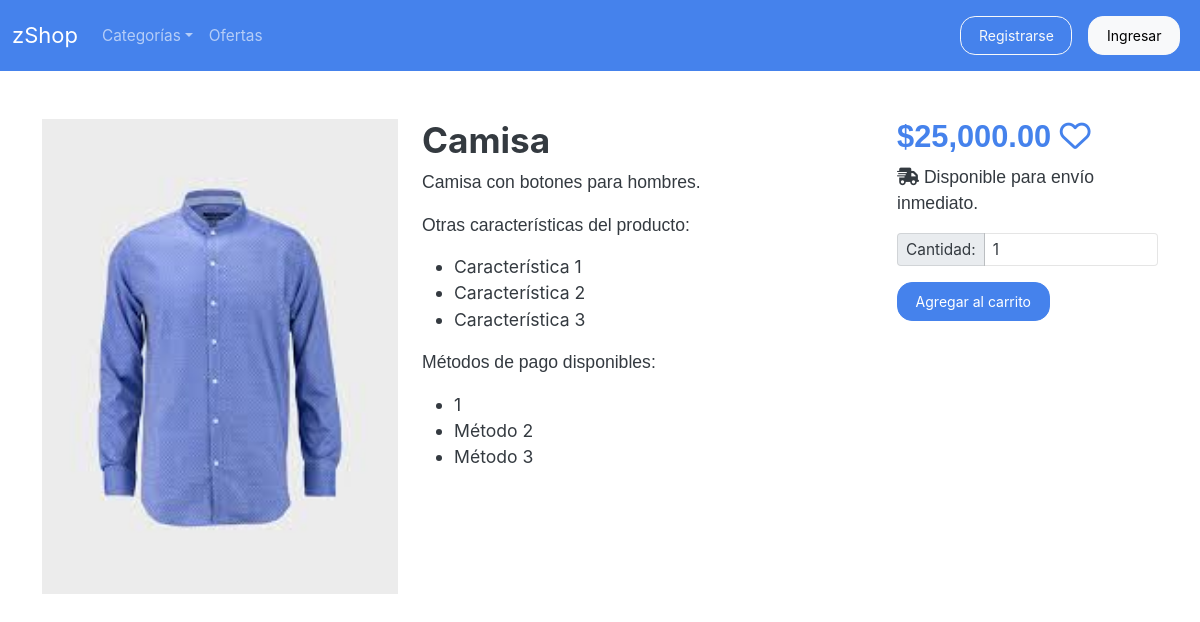
Page /product/1 on the committed database.
### shop/models.py (models this page shows, shortened)
class Product(models.Model):
    STATUS = (
        ('Disponible', 'Disponible'),
        ('Agotado', 'Agotado')
    )
    id = models.AutoField(primary_key=True)
    name = models.CharField(max_length=100)
    description = models.TextField(blank=True)
    price = models.DecimalField(max_digits=15, decimal_places=2, null=True)
    image = models.ImageField(upload_to='items/', null=True)
    category = models.ForeignKey(CategoryShop, null=True, on_delete=models.SET_NULL)
    status = models.CharField(max_length=100, null=True, choices=STATUS)
    created_at = models.DateTimeField(auto_now_add=True)

### shop/views.py (the view, shortened to what this page needs)
# urls.py: path('product/<id>', ProductView.as_view(), name='product'),
class ProductView(TemplateView):
    template_name = 'shop/product.html'
    def get(self, request, *args, **kwargs):
        context = super().get_context_data(**kwargs)
        context['product'] = Product.objects.get(id=kwargs['id'])
        return self.render_to_response(context)

### template/shop/product.html (shortened to what this page needs)
{% extends 'shop/base.html' %}
{% load static %}
{% load humanize %}
{% block content %}
<link rel="stylesheet" href="{% static 'css/shop/product.css' %}">
<div class="container my-5">
    <div class="row">
        <div class="col-md-4">
            <img src="{{ product.image.url }}" class="img-fluid w-100 h-100" alt="{{ product.title }} style=" width:
                500px; height: 500px; object-fit: cover;">
        </div>
        <div class="col-md-5">
            <h2>{{ product.name }}</h2>
            <p>{{ product.description }}</p>
            <p>Otras características del producto:</p>
            <ul>
                <li>Característica 1</li>
                <li>Característica 2</li>
                <li>Característica 3</li>
            </ul>
            <p>Métodos de pago disponibles:</p>
            <ul>
                <li>{{product.id}}</li>
                <li>Método 2</li>
                <li>Método 3</li>
            </ul>
        </div>
        <div class="col-md-3">
            <p class="h3 text-primary">${{ product.price|floatformat:2|intcomma }} <a href="{% url 'shop:favorite' product.id %}">{% if favorite %}<i class="fa-solid fa-heart"></i> {% else %}<i class="fa-regular fa-heart"></i>{% endif %}</a></p>
            <p><i class="fa-solid fa-truck-fast"></i> Disponible para envío inmediato.</p>
            <form method="post">
                <div class="form-group">
                    <div class="input-group input-group-sm mb-3">
                        <span class="input-group-text" id="inputGroup-sizing-sm">Cantidad: </span>
                        <input type="number" name="cantidad" class="form-control" aria-label="Sizing example input" aria-describedby="inputGroup-sizing-sm" value="1">
                    </div>
                    <div class="btn-group">
                        <button type="submit" class="btn btn-primary">Agregar al carrito</button>
                    </div>
                </div>
            </form>
        </div>
    </div>
</div>
{% endblock %}

### static/css/shop/product.css (style rules this page uses)
p { font-family: Arial, Helvetica, sans-serif; }

### rows in the picture
Product: image (picture), name "Camisa", description "Camisa con botones para hombres.", id "1", price "25,000.00"
